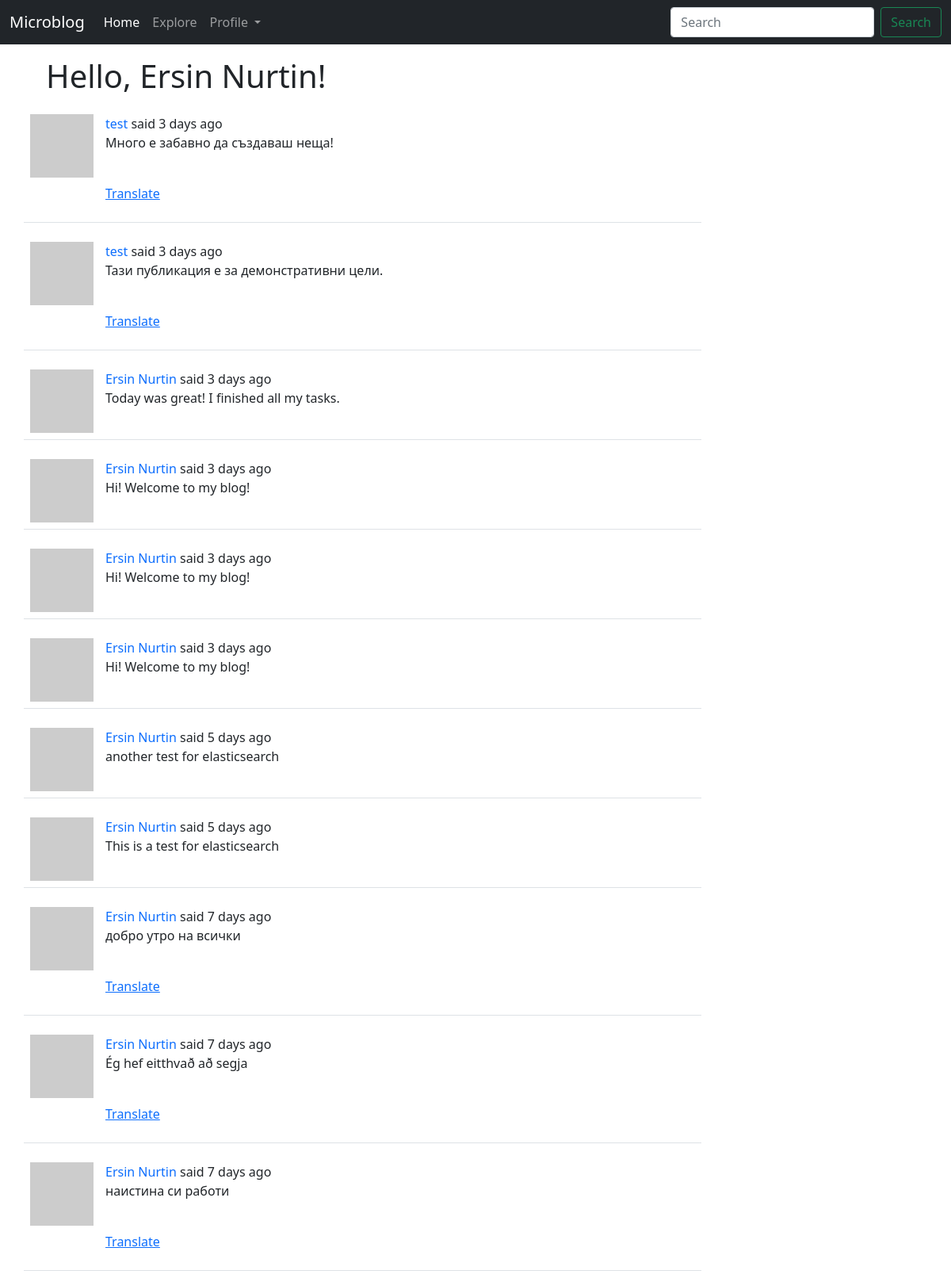
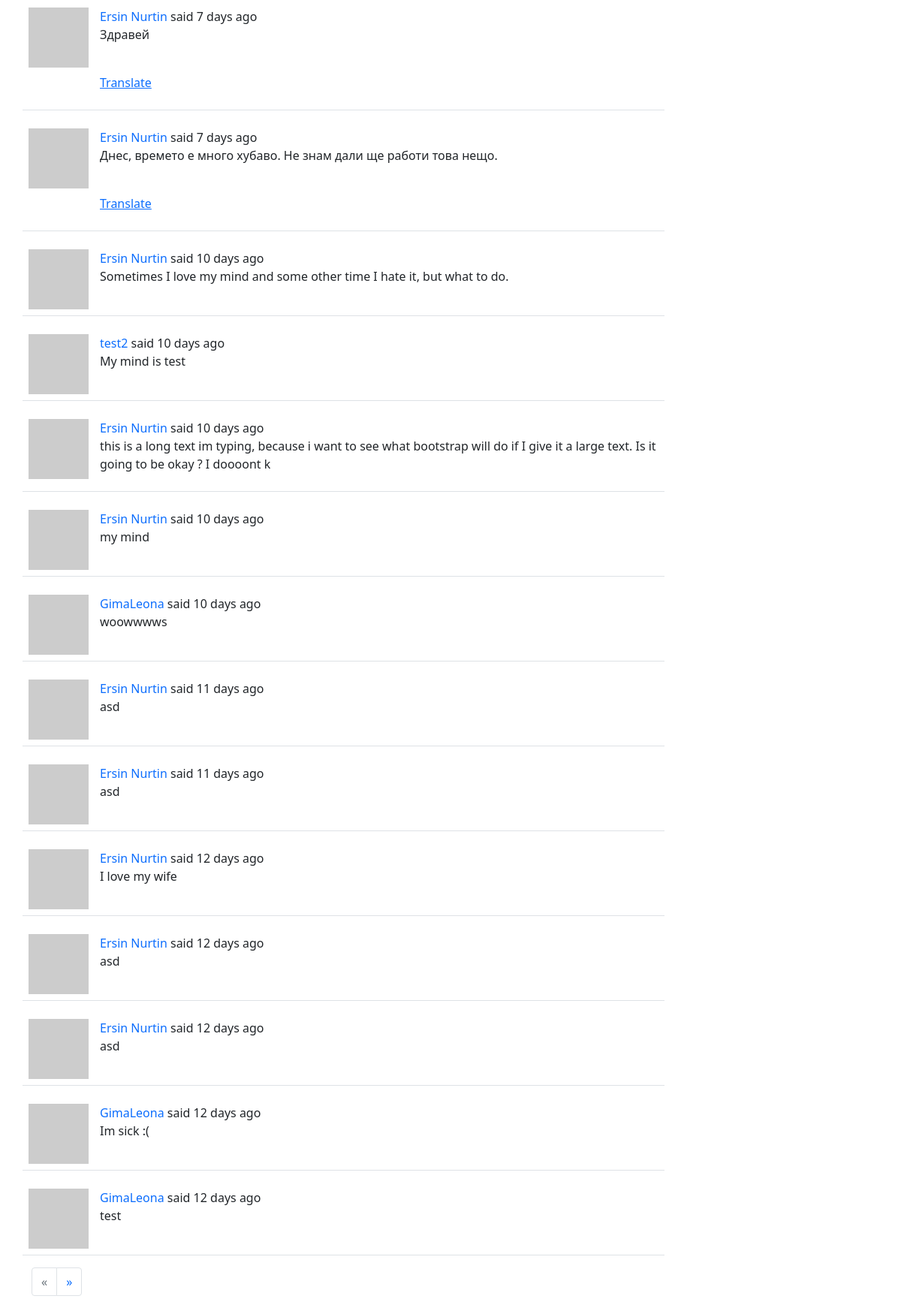
Page /explore (signed in) on the committed database (2 pictures, top to bottom).
### app/models.py (models this page shows, shortened)
class User(UserMixin, db.Model):
	id = db.Column(db.Integer, primary_key=True)
	username = db.Column(db.String(64), index=True, unique=True)
	email = db.Column(db.String(120), index=True, unique=True)
	password_hash = db.Column(db.String(128))
	about_me = db.Column(db.String(140))
	last_seen = db.Column(db.DateTime, default=datetime.utcnow())
	posts = db.relationship('Post', backref='author', lazy='dynamic')
	followed = db.relationship(
		'User', secondary=followers,
		primaryjoin=(followers.c.follower_id == id),
		secondaryjoin=(followers.c.followed_id == id),
		backref=db.backref('followers', lazy='dynamic'), lazy='dynamic')
	def avatar(self, size):
		digest = md5(self.email.lower().encode('utf-8')).hexdigest()
		return f"https://www.gravatar.com/avatar/{digest}?d=identicon&s={size}"

class SearchableMixin:
	@classmethod
	def before_commit(cls, session):
		session._changes = {
			'add': list(session.new),
			'update': list(session.dirty),
			'delete': list(session.deleted)
		}
	@classmethod
	def after_commit(cls, session):
		for obj in session._changes['add']:
			if isinstance(obj, SearchableMixin):
				add_to_index(obj.__tablename__, obj)
		for obj in session._changes['update']:
			if isinstance(obj, SearchableMixin):
				add_to_index(obj.__tablename__, obj)
		for obj in session._changes['delete']:
			if isinstance(obj, SearchableMixin):
				remove_from_index(obj.__tablename__, obj)
		session._changes = None

class Post(SearchableMixin, db.Model):
	__searchable__ = ['body']
	id = db.Column(db.Integer, primary_key=True)
	body = db.Column(db.String(140))
	timestamp = db.Column(db.DateTime, index=True, default=datetime.utcnow)
	user_id = db.Column(db.Integer, db.ForeignKey('user.id'))
	language = db.Column(db.String(5))

### app/main/routes.py (the view)
@bp.route('/explore')
@login_required
def explore():
	page = request.args.get('page', 1, type=int)
	posts = Post.query.order_by(Post.timestamp.desc()).paginate(
		page=page, per_page=current_app.config['POSTS_PER_PAGE'], error_out=False)
	next_url = url_for('main.explore', page=posts.next_num) if posts.has_next else None
	prev_url = url_for('main.explore', page=posts.prev_num) if posts.has_prev else None
	return render_template('index.html', posts=posts.items,
	                       next_url=next_url, prev_url=prev_url, page=page)

### app/main/forms.py
class SearchForm(FlaskForm):
	q = StringField(_l('Search'), validators=[DataRequired()])
	s = SubmitField(_l('Search'))
	def __init__(self, *args, **kwargs):
		if 'formdata' not in kwargs:
			kwargs['formdata'] = request.args
		if 'meta' not in kwargs:
			kwargs['meta'] = {'csrf': False}
		super(SearchForm, self).__init__(*args, **kwargs)

### app/__init__.py (called while the page is built)
def get_locale():
	user = getattr(g, 'user', None)
	if user is not None:
		return user.locale
	return request.accept_languages.best_match(current_app.config['LANGUAGES'])

### app/main/routes.py (called while the page is built)
@bp.before_app_request
def before_request():
	if current_user.is_authenticated:
		current_user.last_seen = datetime.utcnow()
		db.session.commit()
		g.search_form = SearchForm()
	g.locale = str(get_locale())

### app/models.py (called while the page is built)
@login.user_loader
def load_user(user_id):
	return User.query.get(int(user_id))

### app/templates/index.html (shortened to what this page needs)
{% extends "layout.html" %}
{% block content %}
  <div class="container">
    <h1 class="mb-3 m-3">{{ _('Hello, %(username)s!', username=current_user.username) }}</h1>
  </div>
    {% for post in posts %}
        {% include '_post.html' %}
    {% endfor %}
  <div class="container">
    <nav>
      <ul class="pagination">
        <li class="page-item previous{% if not prev_url %} disabled{% endif %}">
          <a class="page-link" href="{{ prev_url or '#' }}" aria-label="Previous">
            <span aria-hidden="true">&laquo;</span>
          </a>
        </li>
        <li class="page-item next{% if not next_url %} disabled{% endif %}">
          <a class="page-link" href="{{ next_url or '#' }}" aria-label="Next">
            <span aria-hidden="true">&raquo;</span>
          </a>
        </li>
      </ul>
    </nav>
  </div>
{% endblock content %}

### app/templates/_post.html (shortened to what this page needs)
<div class="container">
    <table class="table table-hover">
      <tr class="row">
        <td class="col-1"><a href="{{ url_for('main.user', username=post.author.username) }}"><img src=" {{ post.author.avatar(70) }}" alt="user image"/></a>
        <td class="col-8">
          {{ _('%(username)s said %(when)s', username=user_link, when=moment(post.timestamp).fromNow()) }}
          <br>
          <p class="text-body"><span id="post{{ post.id }}">{{ post.body }}</span></p>
          {% if post.language and post.language != g.locale %}
            <br>
                <p><span id="translation{{ post.id }}">
                    <a href="javascript:translate(
                                '#post{{ post.id }}',
                                '#translation{{ post.id }}',
                                '{{ post.language }}',
                                '{{ g.locale }}');">{{ _('Translate') }}</a>
                </span></p>
          {% endif %}
        </td>
      </tr>
    </table>
</div>

### rows in the picture
Post: body "Много е забавно да създаваш неща!"
Post: body "Тази публикация е за демонстративни цели."
Post: body "Today was great! I finished all my tasks."
Post: body "Hi! Welcome to my blog!"
Post: body "Hi! Welcome to my blog!"
Post: body "Hi! Welcome to my blog!"
Post: body "another test for elasticsearch"
Post: body "This is a test for elasticsearch"
Post: body "добро утро на всички"
Post: body "Ég hef eitthvað að segja"
Post: body "наистина си работи"
Post: body "Здравей"
Post: body "Днес, времето е много хубаво. Не знам дали ще работи това нещо."
Post: body "Sometimes I love my mind and some other time I hate it, but what to do."
Post: body "My mind is test"
Post: body "this is a long text im typing, because i want to see what bootstrap will do if I give it a large text. Is it going to be okay ? I doooont k"
Post: body "my mind"
Post: body "woowwwws"
Post: body "asd"
Post: body "asd"
Post: body "I love my wife"
Post: body "asd"
Post: body "asd"
Post: body "Im sick :("
Post: body "test"
